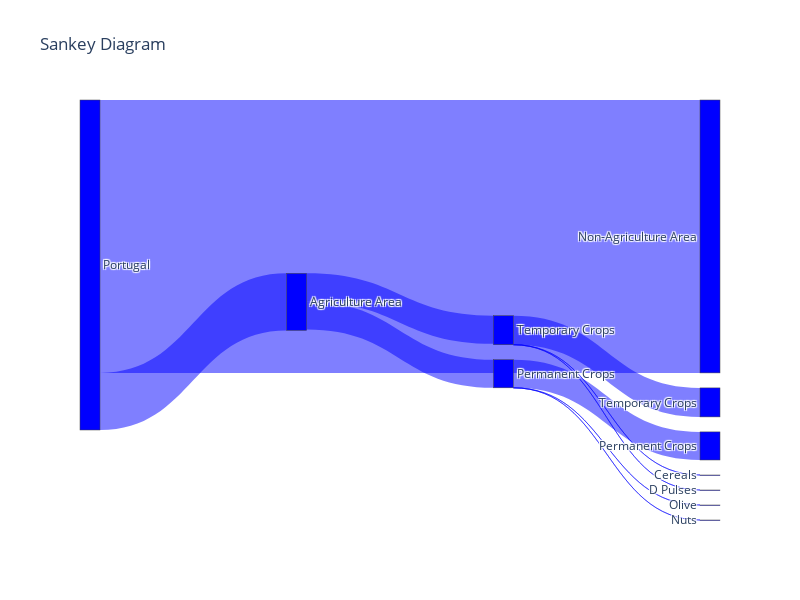

Notebook source saved alongside this figure:
### Code cell
import pandas as pd
import plotly.graph_objects as go

# Define the names and abbreviations of permanent crops
perm_crops = {
    'Olive plantations': 'Olive',
    'Vineyards': 'Vine',
    'Fresh fruit plantations (excluding citrus plantations)': 'Fresh Fr',
    'Nuts plantations': 'Nuts',
    'Citrus plantations': 'Citrus',
    'Fruit plantations (subtropical climate zones)': 'Fruit',
    'Other permanent crops': 'Others'
}

# Define the names and abbreviations of temporary crops
temp_crops = {
    'Cereals': 'Cereals',
    'Fodder plants': 'Fodder',
    'Potatoes': 'Potatoes',
    'Dried pulses': 'D Pulses',
    'Temporary grasses and grazings': 'Grasses',
    'Industrial crops': 'Indust',
    'Fresh vegetables': 'Fr Veget',
    'Other temporary crops': 'Others',
    'Flowers and ornamental plants': 'Ornam',
    'Sugarbeets': 'Sugarbeets'
}

# Read the temporary crop database
temp_crop_data = pd.read_csv('3_temp_crops.csv')

# Calculate the total area of temporary crops
temp_crop_area = temp_crop_data['Area_2019'].sum()

# Read the permanent crop database
perm_crop_data = pd.read_csv('3_perm_crops.csv')

# Calculate the total area of permanent crops
perm_crop_area = perm_crop_data['Area_2019'].sum()

agriculture_area = perm_crop_area + temp_crop_area
print(agriculture_area)

# Calculate the areas
total_area = 9221200
non_agriculture_area = total_area - agriculture_area

# Create Sankey diagram data
labels = ['Portugal', 'Agriculture Area', 'Non-Agriculture Area', 'Temporary Crops', 'Permanent Crops']
source = [0, 0, 0, 1, 1]
target = [1, 2, 2, 3, 4]
value = [agriculture_area, non_agriculture_area, temp_crop_area, perm_crop_area, perm_crop_area]

# Create category crops breakdown
category_labels = ['Temporary Crops', 'Permanent Crops'] + list(temp_crops.values()) + list(perm_crops.values())
category_source = [3, 4] + [3] * len(temp_crops) + [4] * len(perm_crops)
category_target = [5, 6] + list(range(7, 7 + len(temp_crops))) + list(range(7 + len(temp_crops), 7 + len(temp_crops) + len(perm_crops)))
category_value = [temp_crop_area, perm_crop_area] + list(temp_crop_data['Area_2019']) + list(perm_crop_data['Area_2019'])

# Create figure
fig = go.Figure(data=[go.Sankey(
    node=dict(
        label=labels + category_labels,
        pad=15,
        thickness=20,
        color='blue'
    ),
    link=dict(
        source=source + category_source,
        target=target + category_target,
        value=value + category_value,
        color='rgba(0, 0, 255, 0.5)'
    ))])

# Set layout
fig.update_layout(
    title='Sankey Diagram',
    font=dict(size=12),
    height=600,
    width=800
)

# Display the Sankey diagram
fig.show()

### Figure 1 — Plotly figure (JSON) as saved in the notebook; plotly's stock layout.template omitted (floating-point values rounded to 4 significant figures; data arrays with more than 128 entries replaced by an {"elided": "..."} marker saying what was removed)
{"data": [{"link": {"color": "rgba(0, 0, 255, 0.5)", "source": [0, 0, 0, 1, 1, 3, 4, 3, 3, 3, 3, 3, 3, 3, 3, 3, 3, 4, 4, 4, 4, 4, 4, 4], "target": [1, 2, 2, 3, 4, 5, 6, 7, 8, 9, 10, 11, 12, 13, 14, 15, 16, 17, 18, 19, 20, 21, 22, 23], "value": {"elided": "52571 int values"}}, "node": {"color": "blue", "label": ["Portugal", "Agriculture Area", "Non-Agriculture Area", "Temporary Crops", "Permanent Crops", "Temporary Crops", "Permanent Crops", "Cereals", "Fodder", "Potatoes", "D Pulses", "Grasses", "Indust", "Fr Veget", "Others", "Ornam", "Sugarbeets", "Olive", "Vine", "Fresh Fr", "Nuts", "Citrus", "Fruit", "Others"], "pad": 15, "thickness": 20}, "type": "sankey"}], "layout": {"font": {"size": 12}, "height": 600, "title": {"text": "Sankey Diagram"}, "width": 800}}
